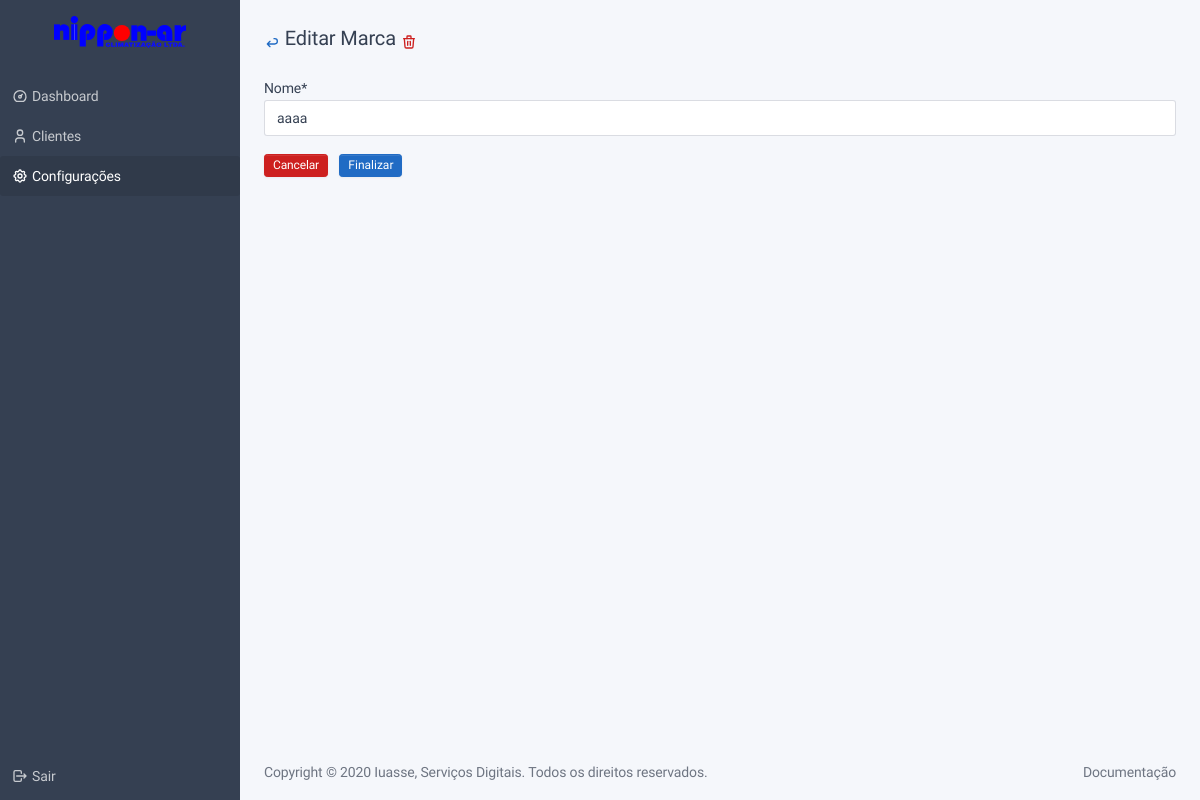
Before: /config/brand/1/edit/ (signed in) with the older database file.
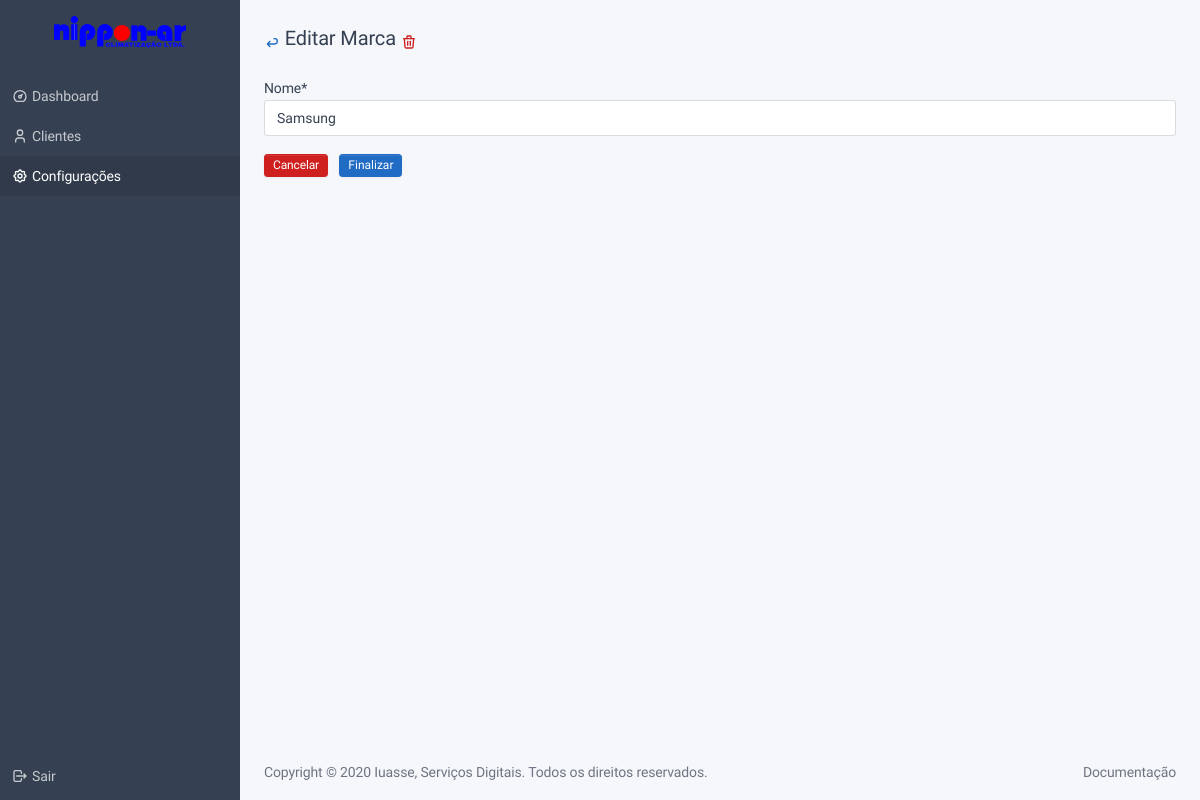
After: the same page with the newer database file.
### config/models.py (models this page shows, shortened)
class BaseConfigModel(BaseModel):
    name = models.CharField("nome", max_length=128)
    class Meta:
        abstract = True
    def get_absolute_url(self):
        return reverse_lazy('{}:{}:view'.format(self._meta.app_label, self._meta.model_name))

class Brand(BaseConfigModel):
    pass

### config/views.py (the view)
# urls.py: path('<int:pk>/edit/', BrandEdit.as_view(), name='edit'),
class BrandEdit(LoginRequiredMixin, PermissionRequiredMixin, UpdateView):
    model = Brand
    form_class = BrandForm
    template_name = 'base/form.html'
    permission_required = 'config.edit_brand'
    success_url = reverse_lazy('config:brand:view')
    title = TITLE_EDIT_CONFIG_BRAND
    subtitle = SUBTITLE_VIEW_CONFIG_BRAND
    header_class = HEADER_CLASS_CONFIG_TECHNICAL

### config/forms.py
class BrandForm(BaseConfigForm):
    class Meta:
        model = Brand
        fields = ['name']

### frontend/context_processors.py (called while the page is built)
def frontend_template_context(request):
    return {
        'NAME_OF_ENTERPRISE': settings.NAME_OF_ENTERPRISE,
        'VERSION': settings.VERSION,
        'ICON': ICON,
        'ICON_LOGOUT': ICON_LOGOUT,
        'ICON_LINK': ICON_LINK,
        'ICON_EYE': ICON_EYE,
        'ICON_ARROW_BACK': ICON_ARROW_BACK,
        'ICON_DELETE': ICON_DELETE,
        'ICON_EDIT': ICON_EDIT,
        'ICON_ADD': ICON_ADD,
        'ICON_CALENDAR': ICON_CALENDAR,
        'ICON_DEVICE': ICON_DEVICE,
        'ICON_PERSON': ICON_PERSON,
        'ICON_NEW_PERSON': ICON_NEW_PERSON,
        'ICON_SETTINGS': ICON_SETTINGS,
        'ICON_TRIANGLE_ALERT': ICON_TRIANGLE_ALERT,
        'ICON_BUG': ICON_BUG,
        'ICON_SERVICE': ICON_SERVICE,
        'ICON_DASHBOARD': ICON_DASHBOARD,
    }

### frontend/templates/base/form.html (shortened to what this page needs)
{% extends 'base.html' %}
{% load crispy_forms_tags %}
{% block content %}
<div class="container-fluid">
    <div class="page-header">
        <div class="row align-items-center">
            <div class="col-auto">
                <h2 class="page-title">
                    <a href="{% if object %} {{object.get_absolute_url}} {% else %} {{view.get_back_url}} {% endif %}"
                       rel="tooltip" title="Voltar">
                        <span class="text-primary">{{ICON_ARROW_BACK|safe}}</span>
                    </a>
                    {{view.title}}
                    {% if object %}
                    <a href="{{ view.get_delete_url }}" rel="tooltip" title="Deletar">
                        <span class="text-danger">{{ICON_DELETE|safe}}</span>
                    </a>
                    {% endif %}
                </h2>
            </div>
        </div>
    </div>
    <form action="" method="post">
        {% crispy form %}
        <div class="form-row">
            <div class="pull-right mt-3">
                <a class="btn btn-danger btn-sm mr-2" type="button"
                   href="{% if object %} {{object.get_absolute_url}} {% else %} {{view.get_back_url}} {% endif %}">Cancelar</a>
                <button class="btn btn-primary btn-sm" type="submit">Finalizar</button>
            </div>
        </div>
    </form>
</div>
{% endblock %}

### frontend/templates/base.html (shortened to what this page needs)
<!DOCTYPE html>
<html lang="en">
<head>
    {% load static %}
    <link href="{% static 'dist/libs/jqvmap/dist/jqvmap.min.css' %}" rel="stylesheet"/>
    <link href="{% static 'dist/css/tabler.min.css' %}" rel="stylesheet"/>
    <link href="{% static 'custom/css/custom-css.css' %}" rel="stylesheet"/>
</head>
{% block body_html %}
<body class="antialiased">
{% block sidebar %}{% include "sidebar.html" %}{% endblock %}
<div class="page">
    <div class="content" id="content">
        {% block content %}{% include "dashboard.html" %}{% endblock %}
        {% block footer %}{% include "footer.html" %}{% endblock %}
    </div>
</div>
</body>
{% endblock %}
</html>

### frontend/templates/sidebar.html (shortened to what this page needs)
{% load static %}
<aside class="navbar navbar-vertical navbar-expand-lg navbar-dark">
    <div class="container">
        <a class="navbar-brand navbar-brand-autodark" href="{% url 'dashboard' %}">
            <img alt="{{NAME_OF_ENTERPRISE}}" class="navbar-brand-image" src="{% static 'logo.svg' %}">
        </a>
        <div class="collapse navbar-collapse" id="navbar-menu">
            <ul class="navbar-nav pt-lg-3">
                <li class="nav-item {% if request.resolver_match.url_name == 'dashboard' %}active{% endif %}">
                    <a class="nav-link" href="{% url 'dashboard' %}">
                        <span class="nav-link-icon d-md-none d-lg-inline-block">
                          {{ICON_DASHBOARD|safe}}
                        </span>
                        <span class="nav-link-title">Dashboard</span>
                    </a>
                </li>
                <li class="nav-item {% if 'customer' in request.path  or 'device' in request.path and 'config' not in request.path or 'service' in request.path and 'config' not in request.path %}active{% endif %}">
                    <a class="nav-link" href="{% url 'customer:index' %}">
                        <span class="nav-link-icon d-md-none d-lg-inline-block">
                          {{ICON_PERSON|safe}}
                        </span>
                        <span class="nav-link-title">Clientes</span>
                    </a>
                </li>
                <li class="nav-item {% if 'config' in request.path %}active{% endif %}">
                    <a class="nav-link" href="{% url 'config:index' %}">
                        <span class="nav-link-icon d-md-none d-lg-inline-block">
                          {{ICON_SETTINGS|safe}}
                        </span>
                        <span class="nav-link-title">Configurações</span>
                    </a>
                </li>
                <li class="nav-item mt-auto">
                    <a class="nav-link" data-target="#modal-logout" data-toggle="modal" href="#">
                        <span class="nav-link-icon d-md-none d-lg-inline-block">
                          {{ICON_LOGOUT|safe}}
                        </span>
                        <span class="nav-link-title">Sair</span>
                    </a>
                </li>
            </ul>
        </div>
    </div>
</aside>

### frontend/templates/footer.html
<footer class="footer footer-transparent">
    <div class="container">
        <div class="row text-center align-items-center flex-row-reverse">
            <div class="col-lg-auto ml-lg-auto">
                <ul class="list-inline list-inline-dots mb-0">
                    <li class="list-inline-item"><a class="link-secondary" href="./docs/index.html">Documentação</a>
                    </li>
                </ul>
            </div>
            <div class="col-12 col-lg-auto mt-3 mt-lg-0">
                Copyright © 2020
                <a class="link-secondary" href="https://iuasse.com.br">Iuasse, Serviços Digitais</a>.
                Todos os direitos reservados.
            </div>
        </div>
    </div>
</footer>

### frontend/templates/base.html (style rules this page uses)
body { display: none; }

Changed rows visible on the page:
changed Brand: name "aaaa" → "Samsung"
